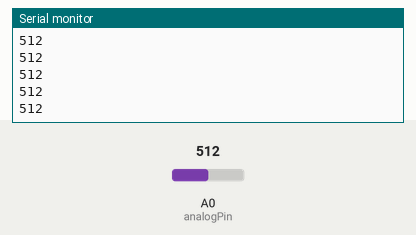
Bench run of a sketch on a simulated Arduino Uno, built with avr-gcc and run on an emulated ATmega328P. Shown: the last lines printed to the serial monitor. The inputs (shaded band) are chosen by the test bench; at power-on: A0 (analogPin) = 512. No radio packets arrive unless stated.

Above: at 1.2 s.
1.3 s: A0 (analogPin) set to 716
At 2.3 s:
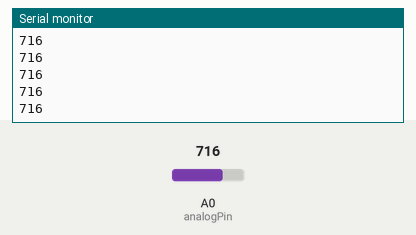
2.8 s: A0 (analogPin) set to 900
At 3.7 s:
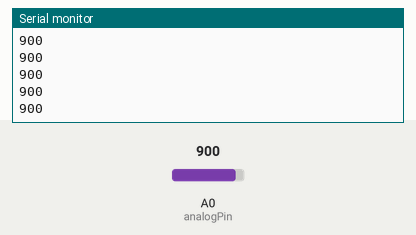
Timing chart, 0 to 5.8 s (numbered marks = the images above; inputs shaded):
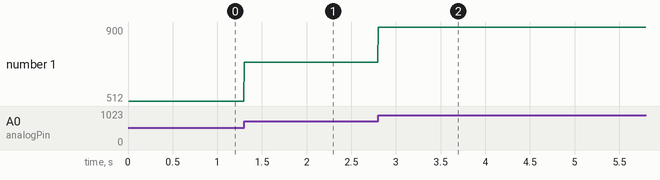

Measured:
- after the input at 1.3 s, the serial monitor: prints a new line at once (image 1)
- after the input at 2.8 s, the serial monitor: prints a new line at once (image 2)
- plotted number 1: 512 → 716 after the input at 1.3 s, 716 → 900 after the input at 2.8 s

The sketch:

ECG_1_Transmitter.ino
```cpp
#include <SPI.h>
#include <SoftwareSerial.h>
#include "nRF24L01.h"
#include "RF24.h"

//Define pin for input ECG signal 1
int analogPin = A0;
unsigned long time_stamp;

//Define a variable to hold ECG signal 1
int ECG_1 = 0;

//RF module parameters definitions
RF24 radio(7, 8);

//Assign addresses to communication links between receiver and transmitters
const uint64_t pipes[3] = { 0xF0F0F0F0E1LL, 0xF0F0F0F0E2LL, 0xF0F0F0F0E3LL };

void setup(void) {
Serial.begin(57600);

//Begin transmitting process
radio.begin();

//Define Communication Channel
radio.setChannel(108);

//Set Data Transfer Rate
radio.setDataRate(RF24_250KBPS);

//Write data to data pipe using the assigned address
radio.openWritingPipe(pipes[1]);

//Stop listening to write data
radio.stopListening();
}

void loop(void)
{
//Read in ECG signal from the pin defined earlier
ECG_1 = analogRead(analogPin);
time_stamp = millis();

//Start transmitting ECG data using RF
radio.write(&ECG_1, sizeof(ECG_1));
Serial.println(ECG_1);
delay(5);
}
```
